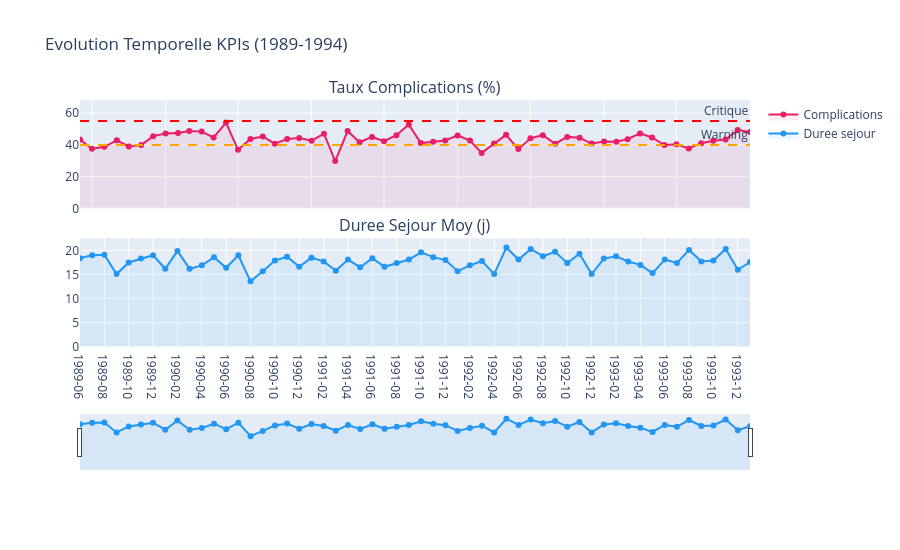

Notebook source saved alongside this figure:
### Code cell
# ── Evolution temporelle interactive avec range slider
fig_time = make_subplots(rows=2, cols=1, shared_xaxes=True,
    subplot_titles=['Taux Complications (%)','Duree Sejour Moy (j)'],
    vertical_spacing=0.12)
months = monthly_df['mois_admission'].tolist()
fig_time.add_trace(go.Scatter(x=months, y=monthly_df['taux_complication'],
    mode='lines+markers', name='Complications', line={'color':'#E91E63','width':2},
    fill='tozeroy', fillcolor='rgba(233,30,99,0.08)',
    hovertemplate='%{x}<br>Complications: %{y:.1f}%<extra></extra>'), row=1, col=1)
fig_time.add_hline(y=ALERT_THRESHOLDS['taux_complication_pct']['warning'],
    line_dash='dash', line_color='orange', annotation_text='Warning', row=1, col=1)
fig_time.add_hline(y=ALERT_THRESHOLDS['taux_complication_pct']['critical'],
    line_dash='dash', line_color='red', annotation_text='Critique', row=1, col=1)
fig_time.add_trace(go.Scatter(x=months, y=monthly_df['duree_sejour_moy'],
    mode='lines+markers', name='Duree sejour', line={'color':'#2196F3','width':2},
    fill='tozeroy', fillcolor='rgba(33,150,243,0.08)',
    hovertemplate='%{x}<br>Duree: %{y:.1f}j<extra></extra>'), row=2, col=1)
fig_time.update_layout(title_text='Evolution Temporelle KPIs (1989-1994)',
    height=550, hovermode='x unified', paper_bgcolor='white',
    xaxis2={'rangeslider':{'visible':True},'type':'category'})
fig_time.show()

### Figure 1 — Plotly figure (JSON) as saved in the notebook; plotly's stock layout.template omitted (floating-point values rounded to 4 significant figures)
{"data": [{"fill": "tozeroy", "fillcolor": "rgba(233,30,99,0.08)", "hovertemplate": "%{x}<br>Complications: %{y:.1f}%<extra></extra>", "line": {"color": "#E91E63", "width": 2}, "mode": "lines+markers", "name": "Complications", "type": "scatter", "x": ["1989-06", "1989-07", "1989-08", "1989-09", "1989-10", "1989-11", "1989-12", "1990-01", "1990-02", "1990-03", "1990-04", "1990-05", "1990-06", "1990-07", "1990-08", "1990-09", "1990-10", "1990-11", "1990-12", "1991-01", "1991-02", "1991-03", "1991-04", "1991-05", "1991-06", "1991-07", "1991-08", "1991-09", "1991-10", "1991-11", "1991-12", "1992-01", "1992-02", "1992-03", "1992-04", "1992-05", "1992-06", "1992-07", "1992-08", "1992-09", "1992-10", "1992-11", "1992-12", "1993-01", "1993-02", "1993-03", "1993-04", "1993-05", "1993-06", "1993-07", "1993-08", "1993-09", "1993-10", "1993-11", "1993-12", "1994-01"], "xaxis": "x", "y": [43.37, 37.58, 38.78, 42.86, 39.08, 39.87, 45.51, 47.1, 47.52, 48.67, 48.34, 44.67, 53.99, 36.9, 43.71, 45.27, 40.8, 43.67, 44.31, 42.68, 47.02, 29.89, 48.72, 41.67, 45.0, 42.31, 46.11, 52.8, 41.14, 42.05, 42.78, 45.98, 42.76, 35.0, 40.82, 46.3, 37.36, 44.15, 46.11, 40.74, 45.03, 44.44, 40.85, 42.17, 42.0, 43.6, 47.22, 44.64, 39.88, 40.37, 37.78, 41.1, 42.59, 43.4, 49.32, 48.11], "yaxis": "y"}, {"fill": "tozeroy", "fillcolor": "rgba(33,150,243,0.08)", "hovertemplate": "%{x}<br>Duree: %{y:.1f}j<extra></extra>", "line": {"color": "#2196F3", "width": 2}, "mode": "lines+markers", "name": "Duree sejour", "type": "scatter", "x": ["1989-06", "1989-07", "1989-08", "1989-09", "1989-10", "1989-11", "1989-12", "1990-01", "1990-02", "1990-03", "1990-04", "1990-05", "1990-06", "1990-07", "1990-08", "1990-09", "1990-10", "1990-11", "1990-12", "1991-01", "1991-02", "1991-03", "1991-04", "1991-05", "1991-06", "1991-07", "1991-08", "1991-09", "1991-10", "1991-11", "1991-12", "1992-01", "1992-02", "1992-03", "1992-04", "1992-05", "1992-06", "1992-07", "1992-08", "1992-09", "1992-10", "1992-11", "1992-12", "1993-01", "1993-02", "1993-03", "1993-04", "1993-05", "1993-06", "1993-07", "1993-08", "1993-09", "1993-10", "1993-11", "1993-12", "1994-01"], "xaxis": "x2", "y": [18.4, 19.0, 19.1, 15.1, 17.5, 18.3, 19.0, 16.2, 19.9, 16.2, 16.9, 18.6, 16.4, 19.0, 13.6, 15.7, 17.9, 18.7, 16.6, 18.5, 17.7, 15.8, 18.1, 16.5, 18.4, 16.6, 17.4, 18.1, 19.6, 18.6, 18.0, 15.7, 16.9, 17.8, 15.1, 20.6, 18.1, 20.3, 18.8, 19.7, 17.4, 19.3, 15.1, 18.3, 18.8, 17.7, 17.0, 15.3, 18.1, 17.4, 20.1, 17.7, 17.9, 20.3, 16.0, 17.6], "yaxis": "y2"}], "layout": {"annotations": [{"font": {"size": 16}, "showarrow": false, "text": "Taux Complications (%)", "x": 0.5, "xanchor": "center", "xref": "paper", "y": 1, "yanchor": "bottom", "yref": "paper"}, {"font": {"size": 16}, "showarrow": false, "text": "Duree Sejour Moy (j)", "x": 0.5, "xanchor": "center", "xref": "paper", "y": 0.44, "yanchor": "bottom", "yref": "paper"}, {"showarrow": false, "text": "Warning", "x": 1, "xanchor": "right", "xref": "x domain", "y": 40, "yanchor": "bottom", "yref": "y"}, {"showarrow": false, "text": "Critique", "x": 1, "xanchor": "right", "xref": "x domain", "y": 55, "yanchor": "bottom", "yref": "y"}], "height": 550, "hovermode": "x unified", "paper_bgcolor": "white", "shapes": [{"line": {"color": "orange", "dash": "dash"}, "type": "line", "x0": 0, "x1": 1, "xref": "x domain", "y0": 40, "y1": 40, "yref": "y"}, {"line": {"color": "red", "dash": "dash"}, "type": "line", "x0": 0, "x1": 1, "xref": "x domain", "y0": 55, "y1": 55, "yref": "y"}], "title": {"text": "Evolution Temporelle KPIs (1989-1994)"}, "xaxis": {"anchor": "y", "domain": [0, 1], "matches": "x2", "showticklabels": false}, "xaxis2": {"anchor": "y2", "domain": [0, 1], "rangeslider": {"visible": true}, "type": "category"}, "yaxis": {"anchor": "x", "domain": [0.56, 1]}, "yaxis2": {"anchor": "x2", "domain": [0, 0.44]}}}
